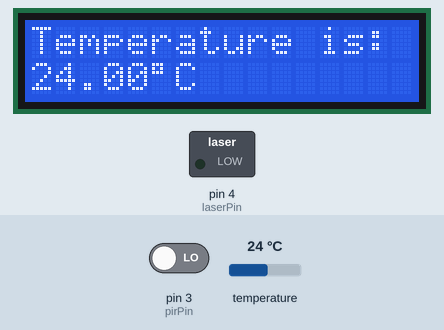
The sketch below on a simulated Arduino Uno, built with avr-gcc and run on an emulated ATmega328P. On the bench: 16×2 character LCD, switched loads named in the sketch (green lamp = pin HIGH). Inputs (shaded band) come from the test bench; at power-on: pin 3 (pirPin) LOW, temperature 24 °C.

Above: at 2.1 s.
2.2 s: pin 3 (pirPin) driven HIGH
At 5.3 s:
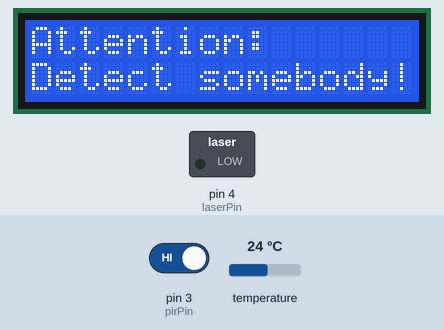
At 5.9 s:
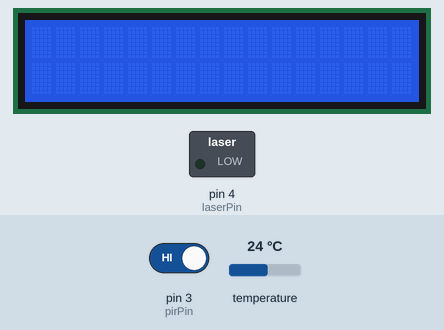
Timing chart, 0 to 7.4 s (numbered marks = the images above; inputs shaded):
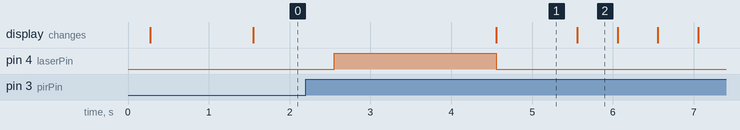

Measured:
- after the input at 2.2 s, pin 4 (laserPin): LOW → HIGH after 0.35 s, → LOW 2.0 s later; the display: changes after 2.4 s (image 1)
- what the display in image 1 shows lasts 1.0 s, from 4.6 s to 5.6 s
- what the display in image 2 shows lasts 0.5 s, from 5.6 s to 6.1 s

The sketch:

showHelloAndTemperature.ino
```cpp
#include <LiquidCrystal.h> //申明1602液晶的函数库
#include<OneWire.h>      //调用Arduino单总线库
#include<DallasTemperature.h> //调用ds18b20温度传感器库


#define ONE_WIRE_BUS 2    //设置单总线数据I/O口为2号引脚

OneWire temp(ONE_WIRE_BUS);  //初始化一个单总线类，以2号引脚作为输出口
DallasTemperature sensors(&temp); //初始化一个温度传感器类。DS18B20

//申明1602液晶的引脚所连接的Arduino数字端口，8线或4线数据模式，任选其一
//LiquidCrystal lcd(12,11,10,9,8,7,6,5,4,3,2);   //8数据口模式连线声明
LiquidCrystal lcd(12,11,10,6,7,8,9); //4数据口模式连线声明，主板上的线顺序要和显示器上的一致, LiquidCrystal(rs, rw, enable, d, d, d, d)
//LiquidCrystal lcd(12,11,5,4,3,2); //4数据口模式连线声明，主板上的线顺序要和显示器上的一致, LiquidCrystal(rs, rw, enable, d, d, d, d)

int i;
int pirPin = 3; // Input for HC-S501
int laserPin = 4; //定义激光感应器输出
int pirValue; // Place to store read PIR Value
float temperature = 0;       //设置temperature为浮点变量

void flashingAndScrolling(){
   for(i=0;i<3;i++)
    {
      lcd.noDisplay();
      delay(500);
      lcd.display();
      delay(500);
    }
    for(i=0;i<24;i++)
    {
      lcd.scrollDisplayLeft();
      delay(500);
    }
    lcd.clear();
    delay(500);
}

void showHello()
{
  lcd.home();        //把光标移回左上角
  lcd.clear();
  lcd.print("Hello World!");
  lcd.setCursor(0,1);   //把光标定位在第1行，第0列
  lcd.print("Arduino is fun.");
}

void showTemperature()
{
  sensors.requestTemperatures();  //对传感器进行一个温度请求
  temperature=sensors.getTempCByIndex(0);  //读取传感器输出的数据，以摄氏度为单位赋值给temperature变量。
  delay(100);
  lcd.clear();          //清屏
  delay(200);
  lcd.home();
  lcd.print("Temperature is:");   //使屏幕显示文字
  lcd.setCursor(0, 1) ;      //设置光标位置为第二行第一个位置
  lcd.print(temperature);
  lcd.print((char)223);      //显示o符号
  lcd.print("C");          //显示字母C
}

void showPirInfo()
{
  lcd.home();        //把光标移回左上角
  lcd.clear();
  lcd.print("Attention:");
  lcd.setCursor(0,1);   //把光标定位在第1行，第0列
  lcd.print("Detect somebody!");
}

void setup()
{
  pinMode(pirPin, INPUT);
  pinMode(laserPin, OUTPUT);
  delay(200);
  //Serial.begin(9600);       //初始化串口
  lcd.begin(16,2);
  sensors.begin();        //初始化温度传感器
  delay(200);
}
void loop()
{
  pirValue = LOW;
  pirValue = digitalRead(pirPin);
  if(pirValue==HIGH){
    digitalWrite(laserPin,pirValue);
    delay(2000);
    showPirInfo();
    digitalWrite(laserPin,LOW);
    delay(1000);
    flashingAndScrolling();
  }else{
//    digitalWrite(laserPin,LOW);
//    showHello();
//    delay(1000);           //延时1秒，刷新速度。
//    flashingAndScrolling();

    showTemperature();
    delay(1000);           //延时1秒，刷新速度。
    //flashingAndScrolling();
  }
}
```
